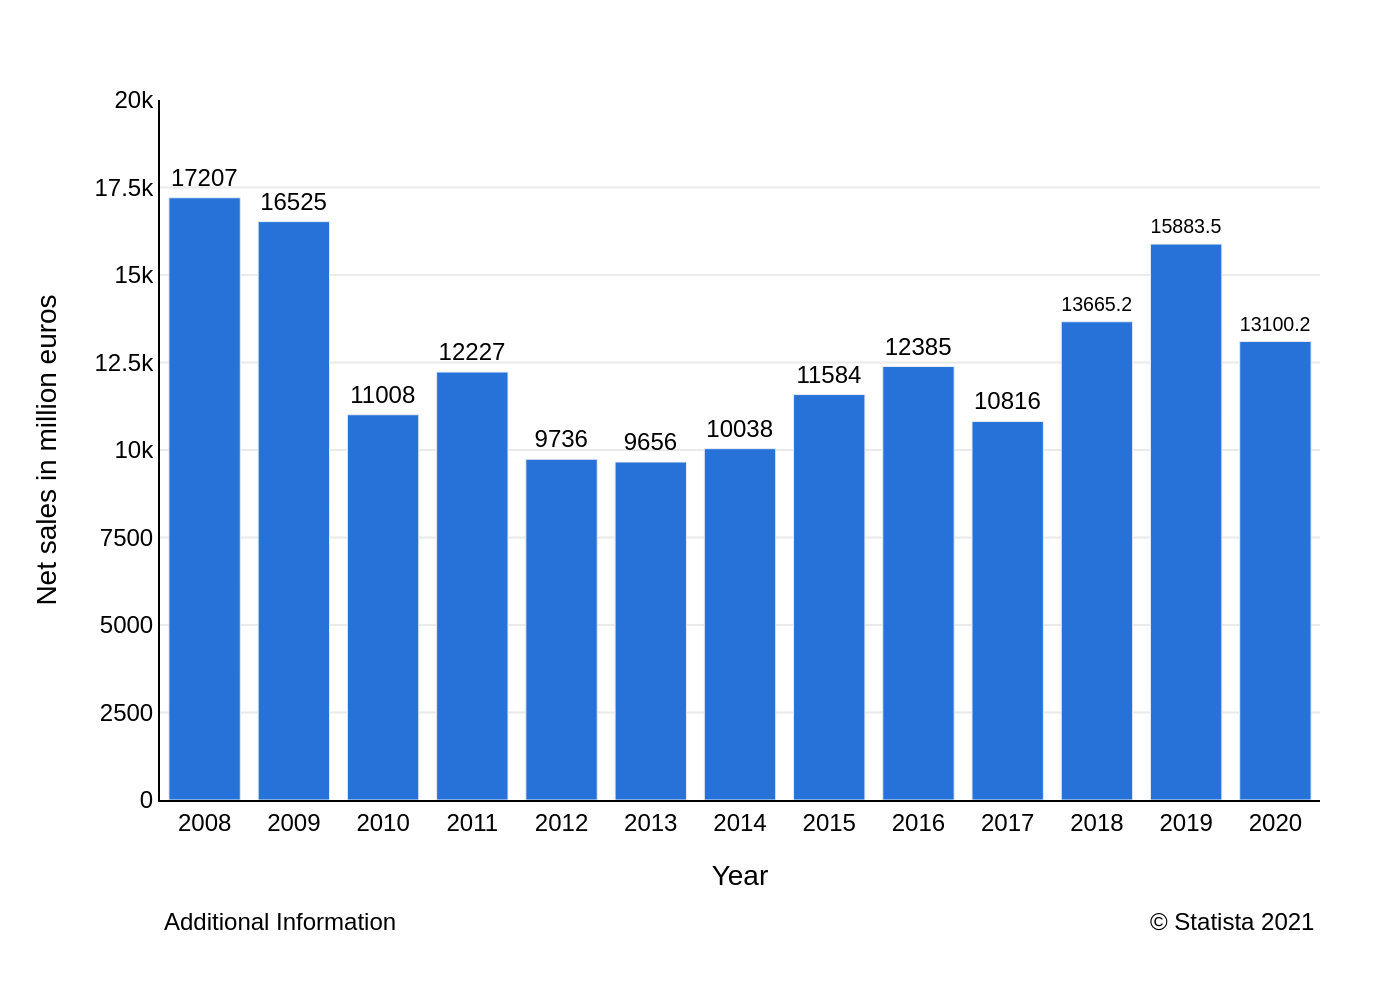

Recreate this plot in Python.
import sys
import json
import plotly.graph_objects as go
import pathlib

# Check for command-line argument
if len(sys.argv) != 2:
    print("Usage: python generate_chart.py <json_file_path>")
    sys.exit(1)

json_path = sys.argv[1]

# Load data from the specified JSON file
try:
    with open(json_path, 'r', encoding='utf-8') as f:
        chart_data_json = json.load(f)
except FileNotFoundError:
    print(f"Error: JSON file not found at {json_path}")
    sys.exit(1)
except json.JSONDecodeError:
    print(f"Error: Could not decode JSON from {json_path}")
    sys.exit(1)

# Extract data and texts
chart_data = chart_data_json.get('chart_data', [])
texts = chart_data_json.get('texts', {})
colors = chart_data_json.get('colors', [])

# Prepare data for Plotly
categories = [item['category'] for item in chart_data]
values = [item['value'] for item in chart_data]
bar_labels = [str(item['value']) for item in chart_data]

# Create the figure
fig = go.Figure()

# Add the bar trace
fig.add_trace(go.Bar(
    x=categories,
    y=values,
    text=bar_labels,
    textposition='outside',
    marker_color=colors[0] if colors else None,
    cliponaxis=False,
    textfont=dict(
        family="Arial",
        size=12,
        color='black'
    )
))

# Update layout
fig.update_layout(
    font=dict(family="Arial", size=12, color='black'),
    plot_bgcolor='white',
    paper_bgcolor='white',
    showlegend=False,
    xaxis=dict(
        title=texts.get('x_axis_title'),
        tickmode='linear',
        showgrid=False,
        linecolor='black'
    ),
    yaxis=dict(
        title=texts.get('y_axis_title'),
        range=[0, 20000],
        tickvals=[0, 2500, 5000, 7500, 10000, 12500, 15000, 17500, 20000],
        gridcolor='#EAEAEA',
        zeroline=False,
        linecolor='black'
    ),
    margin=dict(l=80, r=40, t=50, b=100),
)

# Add annotations for source and note
if texts.get('note'):
    fig.add_annotation(
        text=texts['note'],
        align='left',
        showarrow=False,
        xref='paper',
        yref='paper',
        x=0,
        y=-0.20,
        xanchor='left',
        yanchor='bottom'
    )

if texts.get('source'):
    fig.add_annotation(
        text=texts['source'],
        align='right',
        showarrow=False,
        xref='paper',
        yref='paper',
        x=1,
        y=-0.20,
        xanchor='right',
        yanchor='bottom'
    )

# Define output filename from the input JSON filename
base_filename = pathlib.Path(json_path).stem
output_filename = f"{base_filename}.png"

# Save the figure as a PNG image
fig.write_image(output_filename, scale=2)

print(f"Chart saved as {output_filename}")
